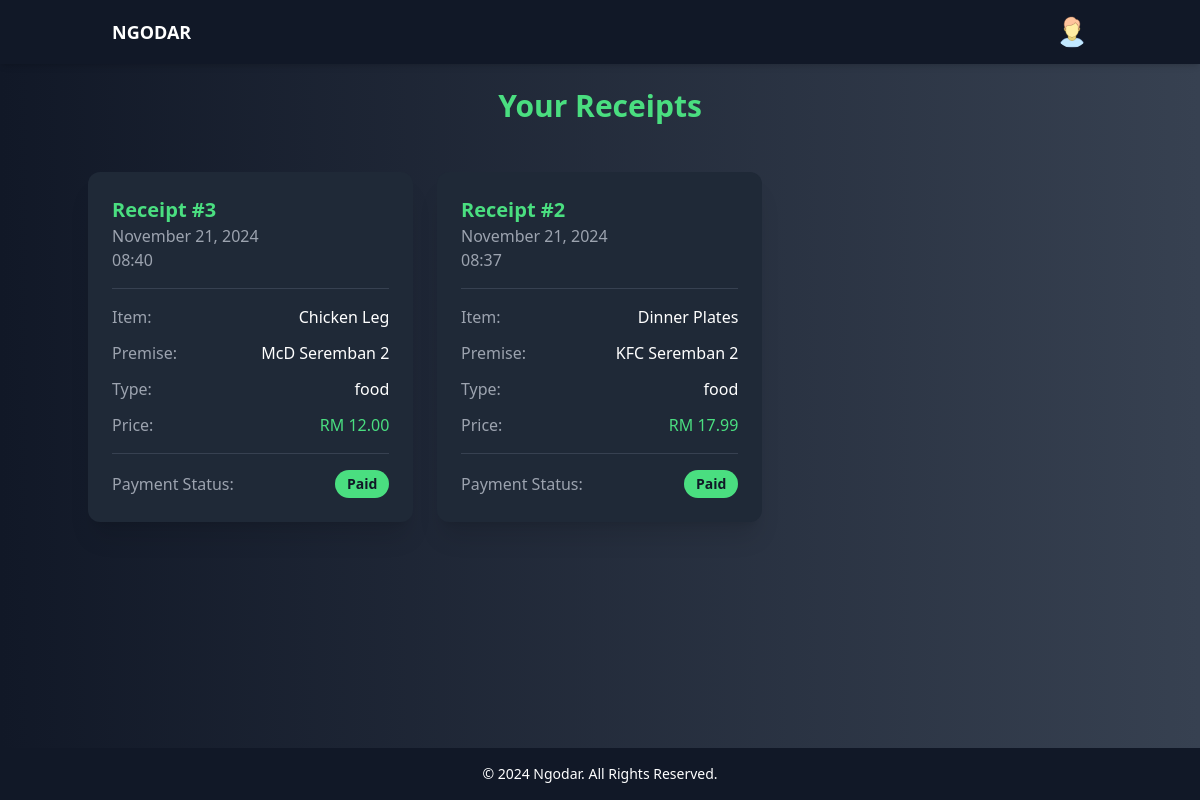
The page /user-home/receipt/ (signed in) on the database as committed earlier.
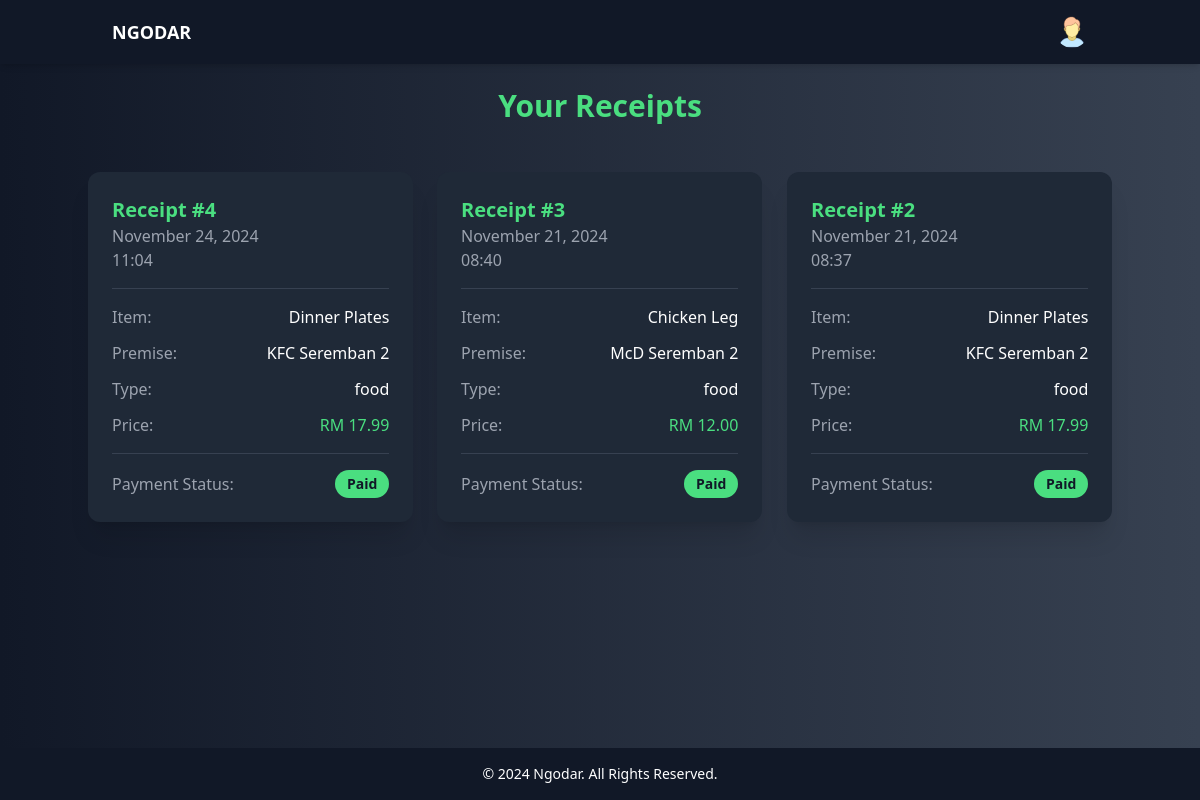
The same page on the database as committed later.
### ngodars/models.py (models this page shows, shortened)
class BOOKING(models.Model):
    PAY = [
        ('not pay', 'Not Pay'),
        ('paid', 'Paid'),
    ]
    bookingID = models.AutoField(primary_key=True)
    payment = models.TextField(choices=PAY, default='not pay')
    datetime = models.DateTimeField(default=None)
    userID = models.ForeignKey(USER, on_delete=models.CASCADE, default=None)
    itemID = models.ForeignKey(ITEM, on_delete=models.CASCADE, default=None)

class ITEM(models.Model):
    def validate_image(image):
        if image.size > 5 * 1024 * 1024:  # Limit to 2 MB
            raise ValidationError("Image file too large ( > 5MB )")
        if not image.name.endswith(('.png', '.jpg', '.jpeg')):
            raise ValidationError("Unsupported file extension. Only .png, .jpg, and .jpeg are allowed.")
    itemID = models.AutoField(primary_key=True)
    itemname = models.TextField(default=None)
    price = models.DecimalField(max_digits=10, decimal_places=2, default=0.00)
    itemimage = models.ImageField(upload_to='item_images/', validators=[validate_image], default=None)
    premiseID = models.ForeignKey(PREMISE, on_delete=models.CASCADE, default=None)

class PREMISE(models.Model):
    PREMISE = [
        {'hall','Hall'},
        {'catering', 'Catering'},
        {'food','Food'},
    ]
    def validate_image(image):
        if image.size > 5 * 1024 * 1024:  # Limit to 2 MB
            raise ValidationError("Image file too large ( > 5MB )")
        if not image.name.endswith(('.png', '.jpg', '.jpeg')):
            raise ValidationError("Unsupported file extension. Only .png, .jpg, and .jpeg are allowed.")
    premiseID = models.AutoField(primary_key=True)
    premisename = models.TextField()
    premisetype = models.TextField(choices=PREMISE,default=None)
    premiseimage = models.ImageField(upload_to='premise_images/', validators=[validate_image], default=None)
    statearea = models.TextField(default=None)
    poscode = models.TextField(default=None)
    unit = models.TextField(default=None)
    streetname = models.TextField(default=None)
    merchantID = models.ForeignKey(MERCHANT, on_delete=models.CASCADE, default=None)

### ngodars/views.py (the view, shortened to what this page needs)
# urls.py: path('user-home/receipt/', views.receipt, name='receipt'),
def receipt(request):
    user_id = request.session.get('user_id')
    if not request.session.get('user_type') == 'user':
        request.session.flush()
        messages.error(request, "You do not have permission to view this page. Please login again")
        return redirect('login')
    bookings = BOOKING.objects.filter(userID=user_id).order_by('-datetime')
    if MERCHANT.objects.filter(userID=user_id):
        ismerchant = 'yes'
        context = {
        'bookings': bookings,
            'user_id': user_id,
            'ismerchant': ismerchant,
    }
        return render(request, 'user/receipt.html', context)

### ngodars/templates/user/receipt.html (shortened to what this page needs)
{% load static %}
<!DOCTYPE html>
<html lang="en">
<head>
    <script src="https://cdn.tailwindcss.com"></script>
</head>
<body class="bg-gradient-to-r from-gray-900 to-gray-700 text-white flex flex-col h-full">
    <header class="sticky top-0 z-50 bg-gray-900 shadow-md">
        <div class="container mx-auto flex justify-between items-center py-4 px-6">
            <a href="{% url 'user_home' %}"><h1 class="text-lg font-bold uppercase">Ngodar</h1></a>
            <nav class="flex space-x-6 items-center relative">
                <div class="relative">
                    <img src="{% static 'images/user.png' %}" alt="User Icon"
                         class="h-8 w-8 rounded-full cursor-pointer" id="user-icon">
                </div>
            </nav>
        </div>
    </header>
    <div class="flex-grow flex flex-col">
        <div class="container mx-auto px-4 py-6">
            <h1 class="text-3xl font-bold text-center text-green-400 mb-6 animate-on-scroll">Your Receipts</h1>
        </div>
        <div class="flex-grow overflow-auto custom-scrollbar px-4 pb-6">
            <div class="container mx-auto">
                <div class="grid gap-6 md:grid-cols-2 lg:grid-cols-3">
                    {% for booking in bookings %}
                    {% if booking.payment == 'paid' and booking.userID.userID == user_id %}
                    <div class="bg-gray-800 rounded-xl shadow-xl p-6 animate-on-scroll">
                        <div class="border-b border-gray-700 pb-4 mb-4">
                            <h2 class="text-xl font-semibold text-green-400">Receipt #{{ booking.bookingID }}</h2>
                            <p class="text-gray-400">{{ booking.datetime|date:"F d, Y" }}</p>
                            <p class="text-gray-400">{{ booking.datetime|time:"H:i" }}</p>
                        </div>
                        <div class="space-y-3">
                            <div class="flex justify-between">
                                <span class="text-gray-400">Item:</span>
                                <span class="font-medium">{{ booking.itemID.itemname }}</span>
                            </div>
                            <div class="flex justify-between">
                                <span class="text-gray-400">Premise:</span>
                                <span class="font-medium">{{ booking.itemID.premiseID.premisename }}</span>
                            </div>
                            <div class="flex justify-between">
                                <span class="text-gray-400">Type:</span>
                                <span class="font-medium">{{ booking.itemID.premiseID.premisetype }}</span>
                            </div>
                            <div class="flex justify-between">
                                <span class="text-gray-400">Price:</span>
                                <span class="font-medium text-green-400">RM {{ booking.itemID.price }}</span>
                            </div>
                        </div>
                        <div class="mt-4 pt-4 border-t border-gray-700">
                            <div class="flex justify-between items-center">
                                <span class="text-gray-400">Payment Status:</span>
                                <span class="px-3 py-1 bg-green-400 text-gray-900 rounded-full text-sm font-semibold">
                                    {{ booking.payment|title }}
                                </span>
                            </div>
                        </div>
                    </div>
                    {% endif %}
                    {% empty %}
                    <div class="col-span-full text-center py-8">
                        <p class="text-gray-400 text-lg animate-on-scroll">No receipts found.</p>
                    </div>
                    {% endfor %}
                </div>
            </div>
        </div>
    </div>
    <footer class="bg-gray-900 text-center py-4 mt-auto">
        <p class="text-sm">&copy; 2024 Ngodar. All Rights Reserved.</p>
    </footer>
</body>
</html>

Rows that differ between the two databases and show on the page:
added BOOKING: bookingID "4", datetime "November 24, 2024", datetime "11:04", itemID.itemname "Dinner Plates", itemID.premiseID.premisename "KFC Seremban 2", itemID.premiseID.premisetype "food", itemID.price "17.99", payment "Paid"
